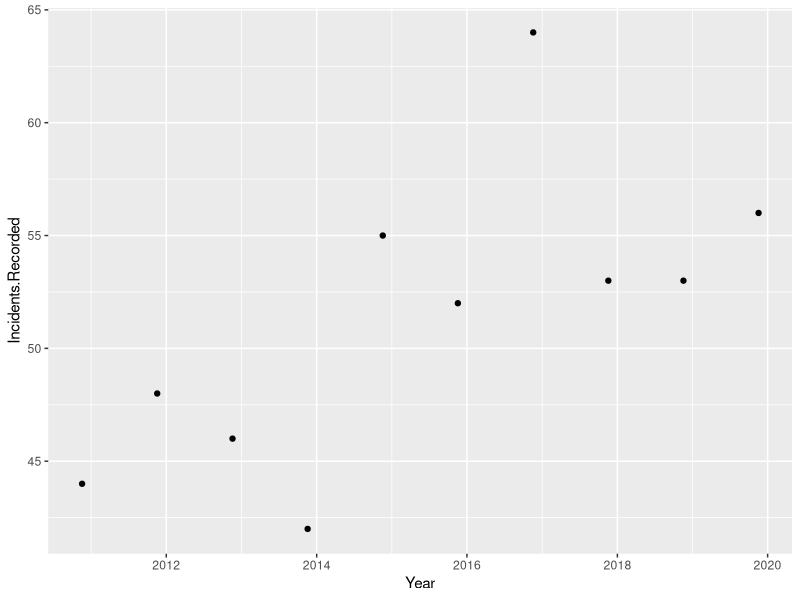
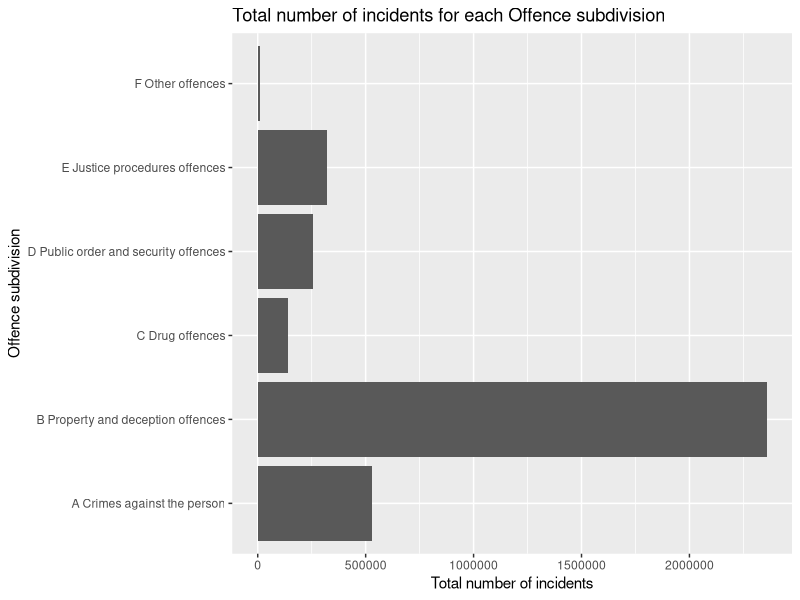

R code for these plots, in order:
## ---- chunk 1
library(tidyverse)
## ---- chunk 2
data_tutorial <- read.csv("Data_Tables_Criminal_Incidents_Visualisation_Year_Ending_December_2019.csv")
## ---- chunk 3
data_tutorial[,'Incidents.Recorded'] <- gsub(",","",data_tutorial[,'Incidents.Recorded'])
data_tutorial$Incidents.Recorded <- as.numeric(data_tutorial$Incidents.Recorded)
data_tutorial$Year <- as.Date(as.character(data_tutorial$Year), format="%Y")
## ---- chunk 4
#| label: fig-A11
#| fig-cap: "Incidents record rate in the A11 Murder subgroup"
data_tutorial |> 
  filter(Offence.Subgroup == "A11 Murder") |> 
  ggplot(aes(y = Incidents.Recorded, x = Year)) +
  geom_point()
## ---- chunk 5
data_tutorial$Incidents.Recorded <- str_remove(data_tutorial$Incidents.Recorded, ",")
data_tutorial %>% 
  group_by(Offence.Division) %>%
  summarise(Total = sum(as.numeric(Incidents.Recorded)), .groups = "drop") %>%
  arrange(desc(Total)) %>%
  ggplot(aes(x = Offence.Division, y = Total)) +
  geom_col() +
  coord_flip() +
  labs(title = "Total number of incidents for each Offence subdivision",
       x = "Offence subdivision",
       y = "Total number of incidents")
